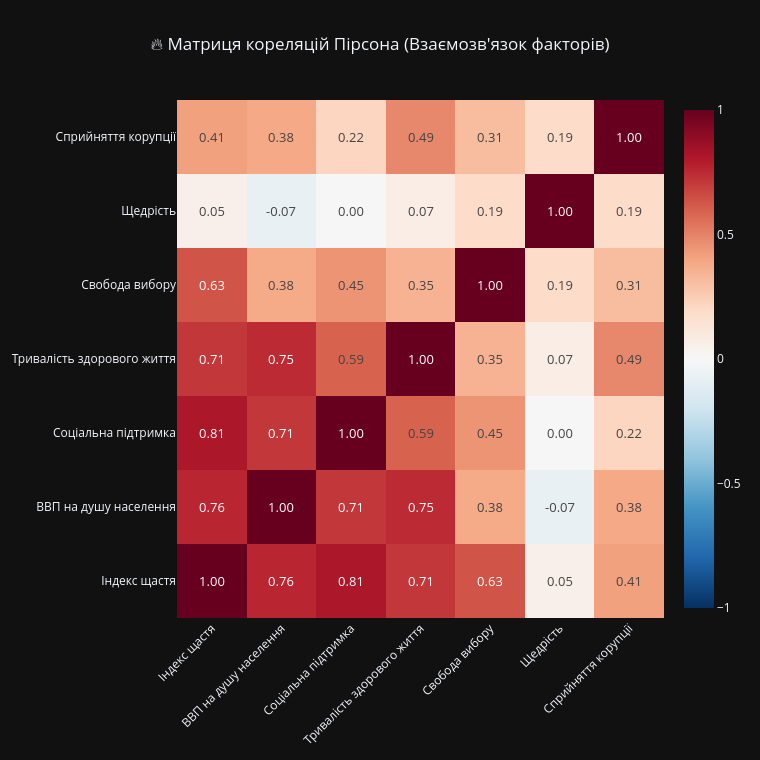

The cell this chart's notebook holds for it:
### Markdown cell above
**6. Відібрати числових ознак та кореляційну матрицю:**

### Code cell
print("🔍 Відбір числових ознак для аналізу...")

selected_columns = [TARGET_METRIC] + [f for f in FEATURES_FULL if f in df.columns]
df_selected = df[selected_columns].copy()

df_numeric = df_selected.apply(lambda col: pd.to_numeric(col.astype(str).str.replace(',', '.', regex=False), errors='coerce'))

df_numeric = df_numeric.dropna(axis=1, how='all')

num_cols = len(df_numeric.columns)

print(f"✅ Відібрано числових ознак: {num_cols} (включно з цільовою метрикою).")

if num_cols < 2:
    print("⚠️ Недостатньо числових ознак для побудови матриці кореляцій (потрібно мінімум 2).")
else:
    print("📊 Побудова матриці кореляцій...")

    corr_matrix = df_numeric.corr()

    clean_labels = [FEATURE_TRANSLATIONS.get(col, str(col).replace('.', ' ').replace('_', ' ').strip()) for col in corr_matrix.columns]

    fig_corr = go.Figure(data=go.Heatmap(
        z=corr_matrix.values,
        x=clean_labels,
        y=clean_labels,
        colorscale='RdBu_r',
        zmin=-1, zmax=1,
        texttemplate="%{z:.2f}",
        textfont={"size": 13},
        hovertemplate="<b>Ознака X:</b> %{x}<br><b>Ознака Y:</b> %{y}<br><b>Кореляція:</b> %{z:.4f}<extra></extra>"
    ))

    dynamic_size = max(600, num_cols * 80 + 200)

    fig_corr.update_layout(
        title_text="🔥 Матриця кореляцій Пірсона (Взаємозв'язок факторів)",
        title_x=0.5,
        width=dynamic_size,
        height=dynamic_size,
        template=PLOT_TEMPLATE,
        xaxis=dict(tickangle=-45),
        margin=dict(b=120)
    )

    print("\nКрасивий Вивід:")
    fig_corr.show()

### Figure 1 — Plotly figure (JSON) as saved in the notebook; plotly's stock layout.template omitted (floating-point values rounded to 4 significant figures)
{"data": [{"colorscale": [[0, "rgb(5,48,97)"], [0.1, "rgb(33,102,172)"], [0.2, "rgb(67,147,195)"], [0.3, "rgb(146,197,222)"], [0.4, "rgb(209,229,240)"], [0.5, "rgb(247,247,247)"], [0.6, "rgb(253,219,199)"], [0.7, "rgb(244,165,130)"], [0.8, "rgb(214,96,77)"], [0.9, "rgb(178,24,43)"], [1, "rgb(103,0,31)"]], "hovertemplate": "<b>Ознака X:</b> %{x}<br><b>Ознака Y:</b> %{y}<br><b>Кореляція:</b> %{z:.4f}<extra></extra>", "textfont": {"size": 13}, "texttemplate": "%{z:.2f}", "type": "heatmap", "x": ["Індекс щастя", "ВВП на душу населення", "Соціальна підтримка", "Тривалість здорового життя", "Свобода вибору", "Щедрість", "Сприйняття корупції"], "y": ["Індекс щастя", "ВВП на душу населення", "Соціальна підтримка", "Тривалість здорового життя", "Свобода вибору", "Щедрість", "Сприйняття корупції"], "z": [[1.0, 0.7633, 0.8121, 0.7119, 0.6344, 0.05435, 0.4125], [0.7633, 1.0, 0.7098, 0.7471, 0.3814, -0.07299, 0.3849], [0.8121, 0.7098, 1.0, 0.5947, 0.4481, 0.004289, 0.2172], [0.7119, 0.7471, 0.5947, 1.0, 0.3523, 0.06918, 0.487], [0.6344, 0.3814, 0.4481, 0.3523, 1.0, 0.1878, 0.3149], [0.05435, -0.07299, 0.004289, 0.06918, 0.1878, 1.0, 0.1928], [0.4125, 0.3849, 0.2172, 0.487, 0.3149, 0.1928, 1.0]], "zmax": 1, "zmin": -1}], "layout": {"height": 760, "margin": {"b": 120}, "title": {"text": "🔥 Матриця кореляцій Пірсона (Взаємозв'язок факторів)", "x": 0.5}, "width": 760, "xaxis": {"tickangle": -45}}}
